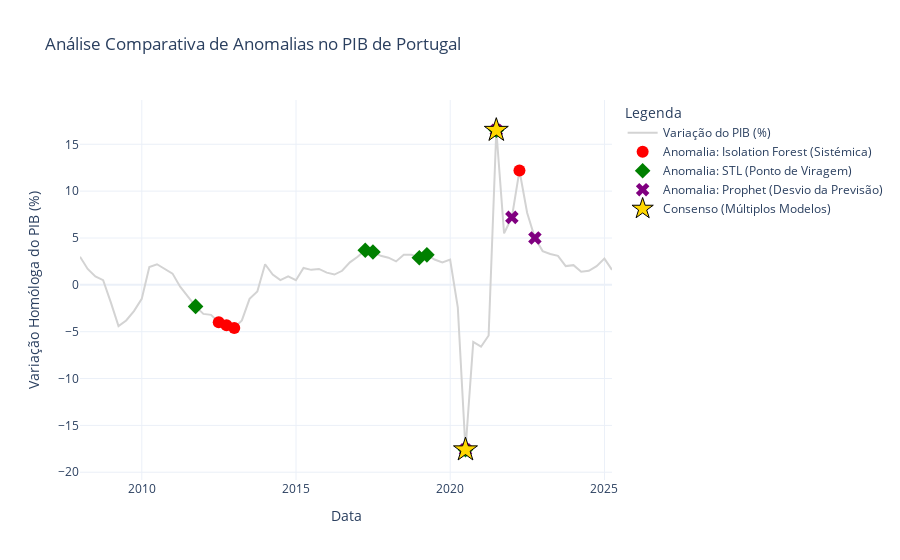

The code cell stored with this chart in its notebook:
### Markdown cell above
# 3. Visualização Interativa do PIB com Todas as Anomalias

### Code cell
import plotly.graph_objects as go

# Criar a figura principal
fig = go.Figure()

# 1. Adicionar a linha da série temporal do PIB
fig.add_trace(go.Scatter(
    x=df_final.index,
    y=df_final['pib'],
    mode='lines',
    name='Variação do PIB (%)',
    line=dict(color='lightgrey')
))

# 2. Adicionar marcadores para as anomalias do Isolation Forest
df_anom_iso = df_final[df_final['anomalia_isoforest'] == 1]
fig.add_trace(go.Scatter(
    x=df_anom_iso.index,
    y=df_anom_iso['pib'],
    mode='markers',
    name='Anomalia: Isolation Forest (Sistémica)',
    marker=dict(color='red', size=12, symbol='circle')
))

# 3. Adicionar marcadores para as anomalias do STL
df_anom_stl = df_final[df_final['anomalia_stl'] == 1]
fig.add_trace(go.Scatter(
    x=df_anom_stl.index,
    y=df_anom_stl['pib'],
    mode='markers',
    name='Anomalia: STL (Ponto de Viragem)',
    marker=dict(color='green', size=12, symbol='diamond')
))

# 4. Adicionar marcadores para as anomalias do Prophet
df_anom_prophet = df_final[df_final['anomalia_prophet'] == 1]
fig.add_trace(go.Scatter(
    x=df_anom_prophet.index,
    y=df_anom_prophet['pib'],
    mode='markers',
    name='Anomalia: Prophet (Desvio da Previsão)',
    marker=dict(color='purple', size=12, symbol='x')
))

# 5. Adicionar marcadores especiais para os consensos (onde a contagem > 1)
df_consenso = df_final[df_final['contagem_anomalias'] > 1]
fig.add_trace(go.Scatter(
    x=df_consenso.index,
    y=df_consenso['pib'],
    mode='markers',
    name='Consenso (Múltiplos Modelos)',
    marker=dict(color='gold', size=18, symbol='star', line=dict(color='black', width=1))
))


# 6. Melhorar o Layout
fig.update_layout(
    title='Análise Comparativa de Anomalias no PIB de Portugal',
    xaxis_title='Data',
    yaxis_title='Variação Homóloga do PIB (%)',
    legend_title='Legenda',
    template='plotly_white'
)

# Exibir o gráfico interativo
fig.show()

### Figure 1 — Plotly figure (JSON) as saved in the notebook; plotly's stock layout.template omitted (floating-point values rounded to 4 significant figures)
{"data": [{"line": {"color": "lightgrey"}, "mode": "lines", "name": "Variação do PIB (%)", "type": "scatter", "x": ["2007-12-31T00:00:00.000000000", "2008-03-31T00:00:00.000000000", "2008-06-30T00:00:00.000000000", "2008-09-30T00:00:00.000000000", "2008-12-31T00:00:00.000000000", "2009-03-31T00:00:00.000000000", "2009-06-30T00:00:00.000000000", "2009-09-30T00:00:00.000000000", "2009-12-31T00:00:00.000000000", "2010-03-31T00:00:00.000000000", "2010-06-30T00:00:00.000000000", "2010-09-30T00:00:00.000000000", "2010-12-31T00:00:00.000000000", "2011-03-31T00:00:00.000000000", "2011-06-30T00:00:00.000000000", "2011-09-30T00:00:00.000000000", "2011-12-31T00:00:00.000000000", "2012-03-31T00:00:00.000000000", "2012-06-30T00:00:00.000000000", "2012-09-30T00:00:00.000000000", "2012-12-31T00:00:00.000000000", "2013-03-31T00:00:00.000000000", "2013-06-30T00:00:00.000000000", "2013-09-30T00:00:00.000000000", "2013-12-31T00:00:00.000000000", "2014-03-31T00:00:00.000000000", "2014-06-30T00:00:00.000000000", "2014-09-30T00:00:00.000000000", "2014-12-31T00:00:00.000000000", "2015-03-31T00:00:00.000000000", "2015-06-30T00:00:00.000000000", "2015-09-30T00:00:00.000000000", "2015-12-31T00:00:00.000000000", "2016-03-31T00:00:00.000000000", "2016-06-30T00:00:00.000000000", "2016-09-30T00:00:00.000000000", "2016-12-31T00:00:00.000000000", "2017-03-31T00:00:00.000000000", "2017-06-30T00:00:00.000000000", "2017-09-30T00:00:00.000000000", "2017-12-31T00:00:00.000000000", "2018-03-31T00:00:00.000000000", "2018-06-30T00:00:00.000000000", "2018-09-30T00:00:00.000000000", "2018-12-31T00:00:00.000000000", "2019-03-31T00:00:00.000000000", "2019-06-30T00:00:00.000000000", "2019-09-30T00:00:00.000000000", "2019-12-31T00:00:00.000000000", "2020-03-31T00:00:00.000000000", "2020-06-30T00:00:00.000000000", "2020-09-30T00:00:00.000000000", "2020-12-31T00:00:00.000000000", "2021-03-31T00:00:00.000000000", "2021-06-30T00:00:00.000000000", "2021-09-30T00:00:00.000000000", "2021-12-31T00:00:00.000000000", "2022-03-31T00:00:00.000000000", "2022-06-30T00:00:00.000000000", "2022-09-30T00:00:00.000000000", "2022-12-31T00:00:00.000000000", "2023-03-31T00:00:00.000000000", "2023-06-30T00:00:00.000000000", "2023-09-30T00:00:00.000000000", "2023-12-31T00:00:00.000000000", "2024-03-31T00:00:00.000000000", "2024-06-30T00:00:00.000000000", "2024-09-30T00:00:00.000000000", "2024-12-31T00:00:00.000000000", "2025-03-31T00:00:00.000000000"], "y": [3.0, 1.7, 0.9, 0.5, -1.9, -4.4, -3.8, -2.8, -1.5, 1.9, 2.2, 1.7, 1.2, -0.2, -1.2, -2.3, -3.1, -3.2, -4.0, -4.3, -4.6, -3.8, -1.5, -0.7, 2.2, 1.1, 0.5, 0.9, 0.5, 1.8, 1.6, 1.7, 1.3, 1.1, 1.5, 2.4, 3.0, 3.7, 3.5, 3.1, 2.9, 2.5, 3.2, 3.2, 2.9, 3.2, 2.7, 2.4, 2.7, -2.4, -17.6, -6.1, -6.6, -5.4, 16.5, 5.5, 7.2, 12.2, 7.7, 5.0, 3.6, 3.3, 3.1, 2.0, 2.1, 1.4, 1.5, 2.0, 2.8, 1.6]}, {"marker": {"color": "red", "size": 12, "symbol": "circle"}, "mode": "markers", "name": "Anomalia: Isolation Forest (Sistémica)", "type": "scatter", "x": ["2012-06-30T00:00:00.000000000", "2012-09-30T00:00:00.000000000", "2012-12-31T00:00:00.000000000", "2020-06-30T00:00:00.000000000", "2021-06-30T00:00:00.000000000", "2022-03-31T00:00:00.000000000"], "y": [-4.0, -4.3, -4.6, -17.6, 16.5, 12.2]}, {"marker": {"color": "green", "size": 12, "symbol": "diamond"}, "mode": "markers", "name": "Anomalia: STL (Ponto de Viragem)", "type": "scatter", "x": ["2011-09-30T00:00:00.000000000", "2017-03-31T00:00:00.000000000", "2017-06-30T00:00:00.000000000", "2018-12-31T00:00:00.000000000", "2019-03-31T00:00:00.000000000", "2020-06-30T00:00:00.000000000", "2021-06-30T00:00:00.000000000"], "y": [-2.3, 3.7, 3.5, 2.9, 3.2, -17.6, 16.5]}, {"marker": {"color": "purple", "size": 12, "symbol": "x"}, "mode": "markers", "name": "Anomalia: Prophet (Desvio da Previsão)", "type": "scatter", "x": ["2020-06-30T00:00:00.000000000", "2021-06-30T00:00:00.000000000", "2021-12-31T00:00:00.000000000", "2022-09-30T00:00:00.000000000"], "y": [-17.6, 16.5, 7.2, 5.0]}, {"marker": {"color": "gold", "line": {"color": "black", "width": 1}, "size": 18, "symbol": "star"}, "mode": "markers", "name": "Consenso (Múltiplos Modelos)", "type": "scatter", "x": ["2020-06-30T00:00:00.000000000", "2021-06-30T00:00:00.000000000"], "y": [-17.6, 16.5]}], "layout": {"legend": {"title": {"text": "Legenda"}}, "title": {"text": "Análise Comparativa de Anomalias no PIB de Portugal"}, "xaxis": {"title": {"text": "Data"}}, "yaxis": {"title": {"text": "Variação Homóloga do PIB (%)"}}}}
